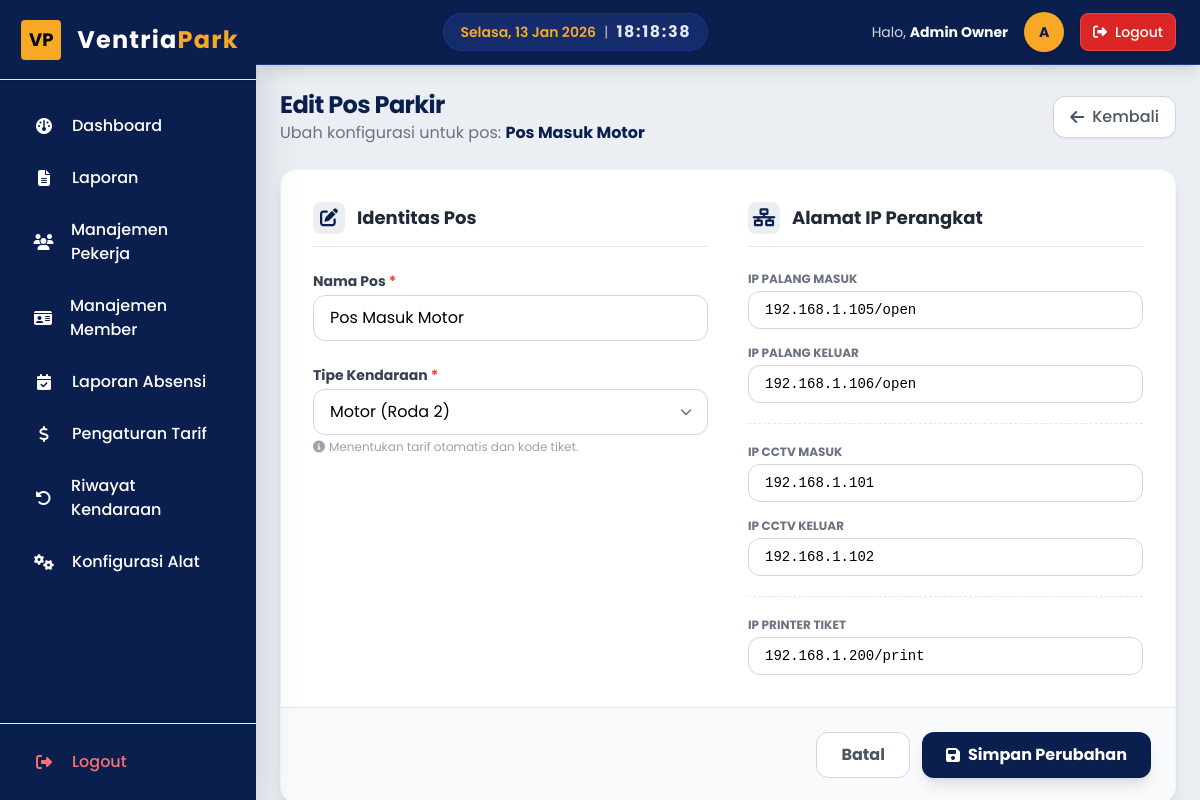
/pages/owner/edit_pos.php?id=2 (signed in), run on the app's committed database.
### tables this page shows
CREATE TABLE `pengaturan_sistem` (
  `id` int(11) NOT NULL,
  `nama_pos` varchar(100) DEFAULT 'Pos Utama',
  `nama_instansi` varchar(100) DEFAULT 'RSIA ANANDA MAKASSAR',
  `alamat_instansi` varchar(255) DEFAULT 'Jl. Andi Djemma No.57',
  `footer_struk` varchar(100) DEFAULT 'Terima Kasih',
  `ip_kamera_masuk` varchar(50) DEFAULT '192.168.1.101',
  `ip_kamera_keluar` varchar(50) DEFAULT '192.168.1.102',
  `ip_palang_masuk` varchar(50) DEFAULT '192.168.1.105/open',
  `ip_palang_keluar` varchar(50) DEFAULT '192.168.1.106/open',
  `ip_printer` varchar(50) DEFAULT '192.168.1.200/print',
  `tipe_pos` enum('mobil','motor') DEFAULT 'mobil',
  `latitude` varchar(50) DEFAULT '-6.200000',
  `longitude` varchar(50) DEFAULT '106.816666'
);

### pages/owner/edit_pos.php (the view, shortened to what this page needs)
<?php
require_once '../../core/init.php';
$id_pos = $_GET['id'];
$stmt_get = $db->prepare("SELECT * FROM pengaturan_sistem WHERE id = ?");
$stmt_get->bind_param("i", $id_pos);
$stmt_get->execute();
$result = $stmt_get->get_result();
$data = $result->fetch_assoc();
?>
<?php require_once '../../templates/header_app.php'; ?>
<?php require_once '../../templates/sidebar.php'; ?>
<div class="flex-1 flex flex-col overflow-hidden">
    <?php require_once '../../templates/navbar_app.php'; ?>
    <main class="flex-1 overflow-x-hidden overflow-y-auto bg-secondary p-6">
        <div class="container mx-auto max-w-4xl">
            <div class="flex justify-between items-center mb-6">
                <div>
                    <h2 class="text-2xl font-bold text-primary tracking-tight">Edit Pos Parkir</h2>
                    <p class="text-gray-500">Ubah konfigurasi untuk pos: <b class="text-primary"><?php echo htmlspecialchars($data['nama_pos']); ?></b></p>
                </div>
                <a href="konfigurasi.php" class="bg-white border border-gray-300 text-gray-600 px-4 py-2 rounded-xl hover:bg-gray-50 transition shadow-sm font-medium flex items-center">
                    <i class="fas fa-arrow-left mr-2"></i> Kembali
                </a>
            </div>
            <form action="" method="POST" class="bg-white rounded-2xl shadow-lg border border-gray-100 overflow-hidden">
                <div class="p-8 grid grid-cols-1 md:grid-cols-2 gap-10">
                    <div class="space-y-6">
                        <h3 class="text-gray-800 font-bold border-b pb-3 mb-4 flex items-center text-lg">
                            <div class="w-8 h-8 rounded-lg bg-secondary text-primary flex items-center justify-center mr-3">
                                <i class="fas fa-edit"></i>
                            </div>
                            Identitas Pos
                        </h3>
                        <div>
                            <label class="block text-sm font-bold text-gray-700 mb-1">Nama Pos <span class="text-red-500">*</span></label>
                            <input type="text" name="nama_pos" required value="<?php echo htmlspecialchars($data['nama_pos']); ?>"
                                   class="w-full border border-gray-300 rounded-xl px-4 py-2.5 focus:ring-2 focus:ring-primary focus:border-primary outline-none transition placeholder-gray-400">
                        </div>
                        <div>
                            <label class="block text-sm font-bold text-gray-700 mb-1">Tipe Kendaraan <span class="text-red-500">*</span></label>
                            <div class="relative">
                                <select name="tipe_pos" required class="w-full border border-gray-300 rounded-xl px-4 py-2.5 focus:ring-2 focus:ring-primary focus:border-primary outline-none bg-white appearance-none transition cursor-pointer">
                                    <option value="motor" <?php echo ($data['tipe_pos'] == 'motor') ? 'selected' : ''; ?>>Motor (Roda 2)</option>
                                </select>
                                <div class="pointer-events-none absolute inset-y-0 right-0 flex items-center px-4 text-gray-500">
                                </div>
                            </div>
                            <p class="text-xs text-gray-400 mt-1 flex items-center">
                                <i class="fas fa-info-circle mr-1"></i> Menentukan tarif otomatis dan kode tiket.
                            </p>
                        </div>
                    </div>
                    <div class="space-y-6">
                        <h3 class="text-gray-800 font-bold border-b pb-3 mb-4 flex items-center text-lg">
                            <div class="w-8 h-8 rounded-lg bg-secondary text-primary flex items-center justify-center mr-3">
                                <i class="fas fa-network-wired"></i>
                            </div>
                            Alamat IP Perangkat
                        </h3>
                        <div class="grid grid-cols-1 gap-4">
                            <div>
                                <label class="block text-xs font-bold text-gray-500 uppercase mb-1">IP Palang Masuk</label>
                                <input type="text" name="ip_palang_masuk" value="<?php echo htmlspecialchars($data['ip_palang_masuk']); ?>"
                                       class="w-full border border-gray-300 rounded-xl px-4 py-2 focus:ring-2 focus:ring-primary focus:border-primary outline-none font-mono text-sm transition">
                            </div>
                            <div>
                                <label class="block text-xs font-bold text-gray-500 uppercase mb-1">IP Palang Keluar</label>
                                <input type="text" name="ip_palang_keluar" value="<?php echo htmlspecialchars($data['ip_palang_keluar']); ?>"
                                       class="w-full border border-gray-300 rounded-xl px-4 py-2 focus:ring-2 focus:ring-primary focus:border-primary outline-none font-mono text-sm transition">
                            </div>
                            <div class="border-t border-dashed border-gray-200 my-1"></div>
                            <div>
                                <label class="block text-xs font-bold text-gray-500 uppercase mb-1">IP CCTV Masuk</label>
                                <input type="text" name="ip_kamera_masuk" value="<?php echo htmlspecialchars($data['ip_kamera_masuk']); ?>"
                                       class="w-full border border-gray-300 rounded-xl px-4 py-2 focus:ring-2 focus:ring-primary focus:border-primary outline-none font-mono text-sm transition">
                            </div>
                            <div>
                                <label class="block text-xs font-bold text-gray-500 uppercase mb-1">IP CCTV Keluar</label>
                                <input type="text" name="ip_kamera_keluar" value="<?php echo htmlspecialchars($data['ip_kamera_keluar']); ?>"
                                       class="w-full border border-gray-300 rounded-xl px-4 py-2 focus:ring-2 focus:ring-primary focus:border-primary outline-none font-mono text-sm transition">
                            </div>
                            <div class="border-t border-dashed border-gray-200 my-1"></div>
                            <div>
                                <label class="block text-xs font-bold text-gray-500 uppercase mb-1">IP Printer Tiket</label>
                                <input type="text" name="ip_printer" value="<?php echo htmlspecialchars($data['ip_printer']); ?>"
                                       class="w-full border border-gray-300 rounded-xl px-4 py-2 focus:ring-2 focus:ring-primary focus:border-primary outline-none font-mono text-sm transition">
                            </div>
                        </div>
                    </div>
                </div>
                <div class="p-6 bg-gray-50 border-t border-gray-200 flex justify-end space-x-3">
                    <a href="konfigurasi.php" class="px-6 py-2.5 bg-white border border-gray-300 text-gray-600 font-bold rounded-xl hover:bg-gray-100 transition">
                        Batal
                    </a>
                    <button type="submit" class="px-6 py-2.5 bg-primary text-white font-bold rounded-xl shadow-lg hover:bg-blue-900 transition transform hover:-translate-y-0.5 flex items-center">
                        <i class="fas fa-save mr-2"></i> Simpan Perubahan
                    </button>
                </div>
            </form>
        </div>
    </main>
</div>
<?php require_once '../../templates/footer_app.php'; ?>

### data on the page
pengaturan_sistem: nama_pos "Pos Masuk Motor", tipe_pos "Motor (Roda 2)", ip_palang_masuk "192.168.1.105/open", ip_palang_keluar "192.168.1.106/open", ip_kamera_masuk "192.168.1.101", ip_kamera_keluar "192.168.1.102", ip_printer "192.168.1.200/print"

### other printed values
$user_nama "Admin Owner"
substr($user_nama, 0, 1) "A"
